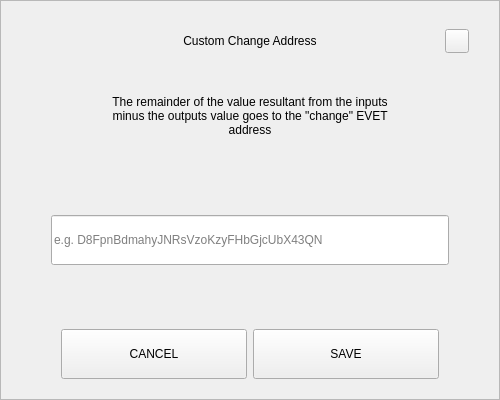
<?xml version="1.0" encoding="UTF-8"?>
<ui version="4.0">
 <class>SendChangeAddressDialog</class>
 <widget class="QDialog" name="SendChangeAddressDialog">
  <property name="geometry">
   <rect>
    <x>0</x>
    <y>0</y>
    <width>500</width>
    <height>400</height>
   </rect>
  </property>
  <property name="windowTitle">
   <string>Dialog</string>
  </property>
  <layout class="QVBoxLayout" name="verticalLayout">
   <property name="spacing">
    <number>0</number>
   </property>
   <property name="leftMargin">
    <number>0</number>
   </property>
   <property name="topMargin">
    <number>0</number>
   </property>
   <property name="rightMargin">
    <number>0</number>
   </property>
   <property name="bottomMargin">
    <number>0</number>
   </property>
   <item>
    <widget class="QFrame" name="frame">
     <property name="styleSheet">
      <string notr="true"/>
     </property>
     <property name="frameShape">
      <enum>QFrame::StyledPanel</enum>
     </property>
     <property name="frameShadow">
      <enum>QFrame::Raised</enum>
     </property>
     <layout class="QVBoxLayout" name="verticalLayout_2" stretch="0,0,0,0,0,0,0">
      <property name="spacing">
       <number>0</number>
      </property>
      <property name="leftMargin">
       <number>30</number>
      </property>
      <property name="topMargin">
       <number>20</number>
      </property>
      <property name="rightMargin">
       <number>30</number>
      </property>
      <property name="bottomMargin">
       <number>20</number>
      </property>
      <item>
       <layout class="QHBoxLayout" name="horizontalLayout_3">
        <property name="spacing">
         <number>0</number>
        </property>
        <item>
         <spacer name="horizontalSpacer_2">
          <property name="orientation">
           <enum>Qt::Horizontal</enum>
          </property>
          <property name="sizeHint" stdset="0">
           <size>
            <width>40</width>
            <height>20</height>
           </size>
          </property>
         </spacer>
        </item>
        <item>
         <widget class="QLabel" name="labelTitle">
          <property name="minimumSize">
           <size>
            <width>0</width>
            <height>40</height>
           </size>
          </property>
          <property name="maximumSize">
           <size>
            <width>16777215</width>
            <height>40</height>
           </size>
          </property>
          <property name="styleSheet">
           <string notr="true">padding-left:24px;</string>
          </property>
          <property name="text">
           <string>Custom Change Address</string>
          </property>
          <property name="alignment">
           <set>Qt::AlignCenter</set>
          </property>
          <property name="margin">
           <number>7</number>
          </property>
         </widget>
        </item>
        <item>
         <spacer name="horizontalSpacer">
          <property name="orientation">
           <enum>Qt::Horizontal</enum>
          </property>
          <property name="sizeHint" stdset="0">
           <size>
            <width>40</width>
            <height>20</height>
           </size>
          </property>
         </spacer>
        </item>
        <item>
         <widget class="QPushButton" name="btnEsc">
          <property name="minimumSize">
           <size>
            <width>24</width>
            <height>24</height>
           </size>
          </property>
          <property name="maximumSize">
           <size>
            <width>24</width>
            <height>24</height>
           </size>
          </property>
          <property name="focusPolicy">
           <enum>Qt::NoFocus</enum>
          </property>
          <property name="text">
           <string/>
          </property>
         </widget>
        </item>
       </layout>
      </item>
      <item>
       <spacer name="verticalSpacer_2">
        <property name="orientation">
         <enum>Qt::Vertical</enum>
        </property>
        <property name="sizeType">
         <enum>QSizePolicy::Fixed</enum>
        </property>
        <property name="sizeHint" stdset="0">
         <size>
          <width>20</width>
          <height>20</height>
         </size>
        </property>
       </spacer>
      </item>
      <item alignment="Qt::AlignHCenter">
       <widget class="QLabel" name="labelMessage">
        <property name="minimumSize">
         <size>
          <width>0</width>
          <height>70</height>
         </size>
        </property>
        <property name="text">
         <string>The remainder of the value resultant from the inputs minus the outputs value goes to the &quot;change&quot; EVET address</string>
        </property>
        <property name="alignment">
         <set>Qt::AlignCenter</set>
        </property>
        <property name="wordWrap">
         <bool>true</bool>
        </property>
       </widget>
      </item>
      <item>
       <spacer name="verticalSpacer_3">
        <property name="orientation">
         <enum>Qt::Vertical</enum>
        </property>
        <property name="sizeHint" stdset="0">
         <size>
          <width>20</width>
          <height>40</height>
         </size>
        </property>
       </spacer>
      </item>
      <item>
       <layout class="QHBoxLayout" name="horizontalLayout_2">
        <property name="spacing">
         <number>0</number>
        </property>
        <property name="leftMargin">
         <number>20</number>
        </property>
        <property name="rightMargin">
         <number>20</number>
        </property>
        <item>
         <widget class="QLineEdit" name="lineEditAddress">
          <property name="minimumSize">
           <size>
            <width>0</width>
            <height>50</height>
           </size>
          </property>
          <property name="placeholderText">
           <string notr="true">e.g. D8FpnBdmahyJNRsVzoKzyFHbGjcUbX43QN</string>
          </property>
         </widget>
        </item>
       </layout>
      </item>
      <item>
       <spacer name="verticalSpacer">
        <property name="orientation">
         <enum>Qt::Vertical</enum>
        </property>
        <property name="sizeHint" stdset="0">
         <size>
          <width>20</width>
          <height>40</height>
         </size>
        </property>
       </spacer>
      </item>
      <item>
       <layout class="QHBoxLayout" name="horizontalLayout" stretch="2,2">
        <property name="spacing">
         <number>6</number>
        </property>
        <property name="leftMargin">
         <number>30</number>
        </property>
        <property name="rightMargin">
         <number>30</number>
        </property>
        <item>
         <widget class="QPushButton" name="btnCancel">
          <property name="minimumSize">
           <size>
            <width>180</width>
            <height>50</height>
           </size>
          </property>
          <property name="focusPolicy">
           <enum>Qt::NoFocus</enum>
          </property>
          <property name="text">
           <string>CANCEL</string>
          </property>
         </widget>
        </item>
        <item>
         <widget class="QPushButton" name="btnSave">
          <property name="minimumSize">
           <size>
            <width>180</width>
            <height>50</height>
           </size>
          </property>
          <property name="focusPolicy">
           <enum>Qt::NoFocus</enum>
          </property>
          <property name="text">
           <string>SAVE</string>
          </property>
         </widget>
        </item>
       </layout>
      </item>
     </layout>
    </widget>
   </item>
  </layout>
 </widget>
 <resources/>
 <connections/>
</ui>
